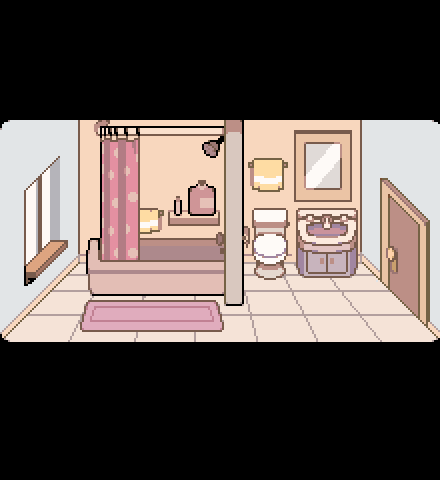

Tiled map render using the project's own tile images. Description and the whole map definition, tile-layer contents included, below:
An orthogonal 11x12 tile map with 40x40 px tiles, 1 tile layer (tiles) and 10 objects (transition, script, entry, spawn).

<map version="1.9" tiledversion="1.9.2" orientation="orthogonal" renderorder="right-down" width="11" height="12" tilewidth="40" tileheight="40" infinite="0" nextlayerid="5" nextobjectid="14">
 <editorsettings>
  <export target="bathroom.lua" format="lua" />
 </editorsettings>
 <properties>
  <property name="border" value="leaves" />
  <property name="light" value="true" />
  <property name="name" value="Bathroom" />
 </properties>
 <tileset firstgid="1" source="../tilesets/toriel_house.tsx" />
 <layer id="1" name="tiles" width="11" height="12">
  <data encoding="csv">
0,0,0,0,0,0,0,0,0,0,0,
0,0,0,0,0,0,0,0,0,0,0,
0,0,0,0,0,0,0,0,0,0,0,
1361,1362,1363,1364,1365,1366,1367,1368,1369,1370,1371,
1395,1396,1397,1398,1399,1400,1401,1402,1403,1404,1405,
1429,1430,1431,1432,1433,1434,1435,1436,1437,1438,1439,
1463,1464,1465,1466,1467,1468,1469,1470,1471,1472,1473,
1497,1498,1499,1500,1501,1502,1503,1504,1505,1506,1507,
1531,1532,1533,1534,1535,1536,1537,1538,1539,1540,1541,
0,0,0,0,0,0,0,0,0,0,0,
0,0,0,0,0,0,0,0,0,0,0,
0,0,0,0,0,0,0,0,0,0,0
</data>
 </layer>
 <objectgroup color="#0000ff" id="2" name="collision">
  <object id="1" x="0" y="80" width="440" height="40" />
  <object id="3" x="0" y="342" width="440" height="39" />
  <object id="4" x="435" y="334">
   <polygon points="0,0 -17,-17 -16,-109 -47,-141 -48,-49 -75,-75 -75,-213 5,-211" />
  </object>
  <object id="5" x="0" y="337">
   <polygon points="0,0 79,-79 79,-215 0,-217" />
  </object>
  <object id="7" x="240" y="200" width="120" height="80" />
  <object id="8" x="40" y="240" width="200" height="50.5" />
 </objectgroup>
 <objectgroup color="#ff007f" id="4" name="objects">
  <object id="9" name="transition" x="393" y="193" width="36" height="120">
   <properties>
    <property name="facing" value="right" />
    <property name="map" value="toriel_floor1" />
    <property name="marker" value="entry3" />
   </properties>
  </object>
  <object id="13" name="script" x="392.858" y="179.824" width="80.7273" height="133.318">
   <properties>
    <property name="cutscene" value="sound_transition.dooropen" />
    <property name="once" type="bool" value="false" />
   </properties>
  </object>
 </objectgroup>
 <objectgroup color="#5500ff" id="3" name="markers">
  <object id="10" name="entry" x="360" y="320">
   <point />
  </object>
  <object id="11" name="spawn" x="199.973" y="321.327">
   <point />
  </object>
 </objectgroup>
</map>
